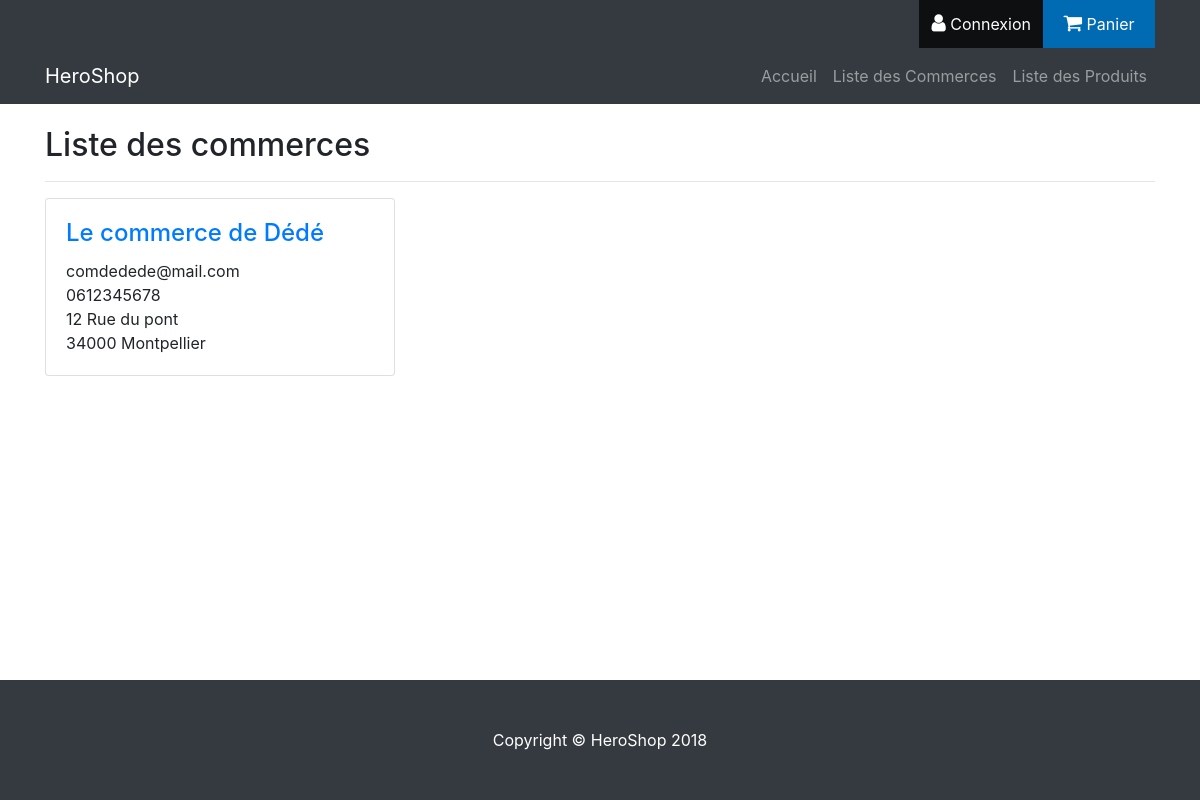
/index.php/commerces, run on the app's committed database.
### tables this page shows
CREATE TABLE IF NOT EXISTS `commerce` (
  `siretCommerce` varchar(14) NOT NULL,
  `nomCommerce` varchar(128) NOT NULL,
  `mailCommerce` varchar(64) NOT NULL,
  `telCommerce` varchar(10) NOT NULL,
  `numAdresseCommerce` int(4) NOT NULL,
  `rueCommerce` varchar(64) NOT NULL,
  `codePostalCommerce` int(10) NOT NULL,
  `villeCommerce` varchar(64) NOT NULL,
  `complementAdresseCommerce` varchar(128) NOT NULL,
  `tempsReservationProduitsCommerce` time NOT NULL,
  `produitsLivrablesCommerce` tinyint(1) NOT NULL,
  `idCommercant` int(8) unsigned NOT NULL,
  `descriptionCommerce` text
);

### application/libraries/Layout.php (called while the page is built, shortened)
<?php
class Layout {
    private $CI;
    private $var = array();
    public function __construct() {
        $this->CI = & get_instance();
        $this->var['output'] = '';
        $this->var['titre'] = ucfirst($this->CI->router->fetch_method()) . ' - ' . ucfirst($this->CI->router->fetch_class());
        $this->var['charset'] = $this->CI->config->item('charset');
        $this->var['css'] = array();
        $this->var['js'] = array();
        $this->var['jquery'] = array();
        $this->var['menu'] = array();
        $this->var['topMenu'] = array();
        $this->var['sideMenu'] = array();
        $this->var['nomSideMenu'] = "";
    }
    public function view($name, $data = array(), $return = false) {
        $this->var['output'] .= $this->CI->load->view($name, $data, true);
        if (!$return) {
            $this->CI->load->view('../themes/default_layout', $this->var);
        } else {
            return $this->CI->load->view('../themes/default_layout', $this->var, true);
        }
    }
    public function views($name, $data = array()) {
        $this->var['output'] .= $this->CI->load->view($name, $data, true);
        return $this;
    }
    public function ajouter_menu($menu, $intitule, $controller) {
        $this->var[$menu][$controller] = array(
            "intitule" => $intitule,
            "url" => site_url($controller . "/"),
            "actif" => $controller == $this->CI->router->fetch_class(),
        );
    }
    public function init_menu() {
        $this->CI->load->library('session');
    }
}

### application/controllers/Commerces.php (called while the page is built, shortened)
<?php
class Commerces extends CI_Controller {
    public function index() {
        $this->liste_commerces();
    }
    public function liste_commerces() {
        $result = $this->Commerce_model->read();
        if ($result) {
            $data = array (
                "commerces" => $result,
            );
            if (isset($this->session->logged_in['username'])){
                if ($this->User_admin_model->isAdmin()) {
                    $this->layout->views('Admin/Commerces/title_admin');
                } else {
                    $this->layout->views('Commerces/title_not_admin');
                }
            } else {
                $this->layout->views('Commerces/title_not_admin');
            }
            $this->layout->view('Commerces/liste_commerces', $data);
        } else {
            $data = array(
                'error_message' => 'Une erreur s\'est produite',
            );
            $this->layout->view('template/error_display', $data);
        }
    }
}
?>

### index.php (called while the page is built, shortened)
<?php
require_once BASEPATH.'core/CodeIgniter.php';

### application/core/MY_Model.php (called while the page is built, shortened)
<?php
class MY_Model extends CI_Model {
    public function read($select = '*', $where = array(), $nb = null, $debut = null) {
        return $this->db->select($select)
                        ->from($this->table)
                        ->where($where)
                        ->limit($nb, $debut)
                        ->get()
                        ->result();
    }
}

### application/helpers/MY_url_helper.php (called while the page is built, shortened)
<?php  if ( ! defined('BASEPATH')) exit('No direct script access allowed');
if ( ! function_exists('site_url'))
{
	function site_url($uri = '')
	{
		if( ! is_array($uri))
		{
			$uri = func_get_args();
		}
		$CI =& get_instance();
		return $CI->config->site_url($uri);
	}
}

### application/views/Commerces/liste_commerces.php (the view, shortened to what this page needs)
<div id="liste_commerces">
    <div class="row">
        <?php foreach ($commerces as $c): ?>
            <div class="col-lg-4 col-md-6 mb-4">
                <div class="card h-100">
                    <div class="card-body">
                        <h4 class="card-title">
                            <a href="<?php echo site_url('/Commerces/fiche_commerce/' . $c->siretCommerce) ?>">
                                <?php echo $c->nomCommerce ?>
                            </a>
                        </h4>
                        <p class="card-text">
                            <?php echo $c->mailCommerce ?>
                            <br/>
                            <?php echo $c->telCommerce ?>
                            <br/>
                            <?php echo $c->numAdresseCommerce ?>
                            <?php echo $c->rueCommerce ?>
                            <br/>
                            <?php echo $c->codePostalCommerce ?>
                            <?php echo $c->villeCommerce ?>
                        </p>
                    </div>
                </div>
            </div>
        <?php endforeach; ?>
    </div>
</div>

### assets/css/shop-homepage.css (style rules this page uses)
body { padding-top: 54px; }
@media (min-width: 992px) { body { padding-top: 56px; } }

### assets/css/main.css (style rules this page uses)
html { height: 100%; }
body { padding-top:0; display: flex; min-height: 100vh; flex-direction: column; }

### data on the page
commerce: nomCommerce "Le commerce de Dédé", mailCommerce "comdedede@mail.com", telCommerce "0612345678", numAdresseCommerce "12", rueCommerce "Rue du pont", codePostalCommerce "34000", villeCommerce "Montpellier"

### other printed values
$topMenu['Auth']['intitule'] "Connexion"
$topMenu['Panier']['intitule'] "Panier"
$m["intitule"] "Accueil"
$m["intitule"] "Liste des Commerces"
$m["intitule"] "Liste des Produits"
